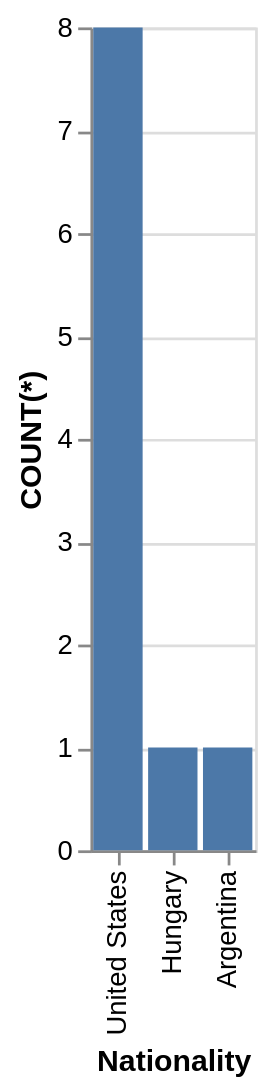

Write the Vega-Lite specification saved for this chart.
### Vega-Lite specification from a JSON file in a GitHub repository (floating-point values rounded to 4 significant figures)
{"data": {"values": [{"x_data": "United States", "y_data": 8}, {"x_data": "Hungary", "y_data": 1}, {"x_data": "Argentina", "y_data": 1}]}, "mark": "bar", "encoding": {"x": {"field": "x_data", "type": "nominal", "title": "Nationality", "sort": "descending"}, "y": {"field": "y_data", "type": "quantitative", "title": "COUNT(*)"}}}
